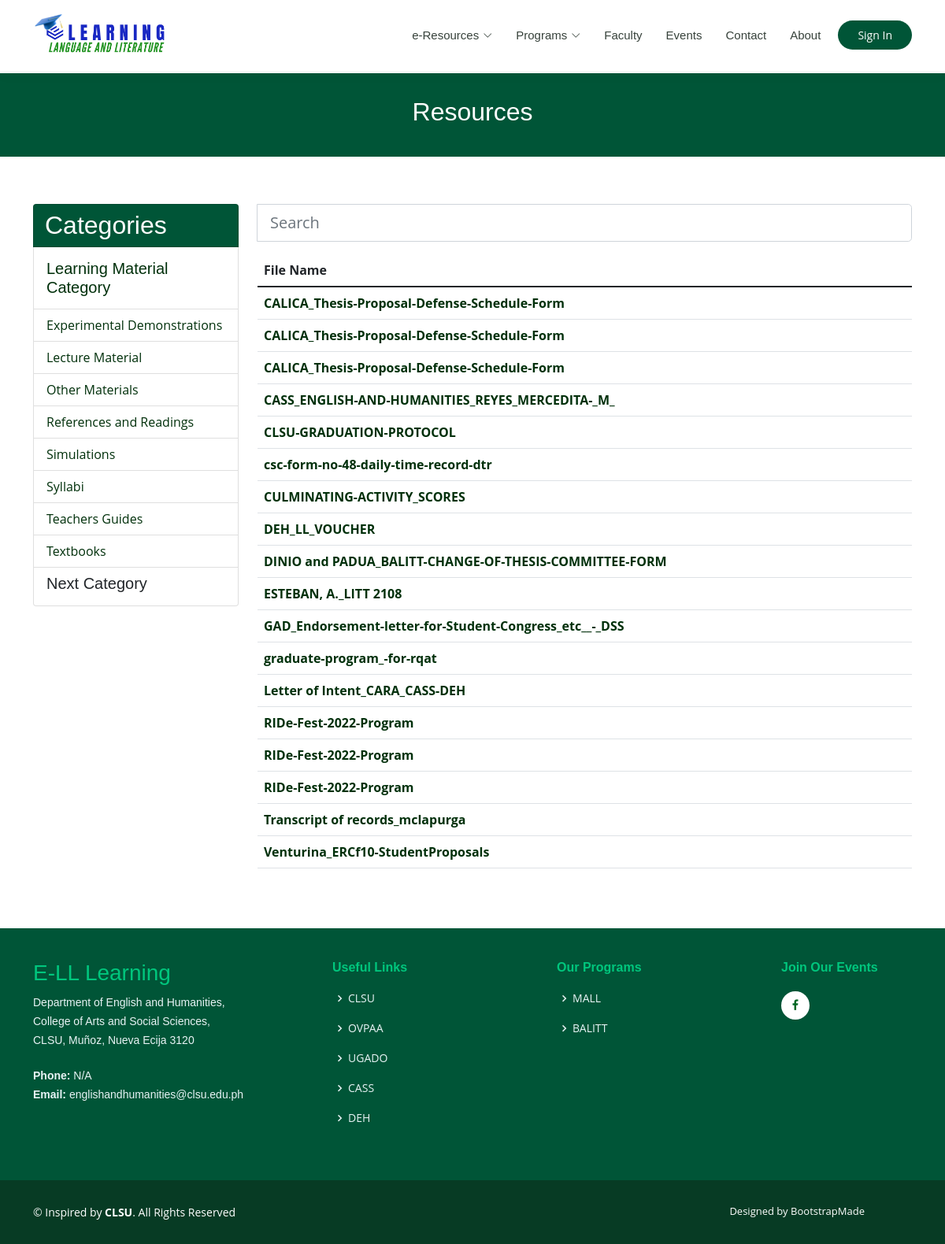
Page /public/resources.php on the earlier database version.
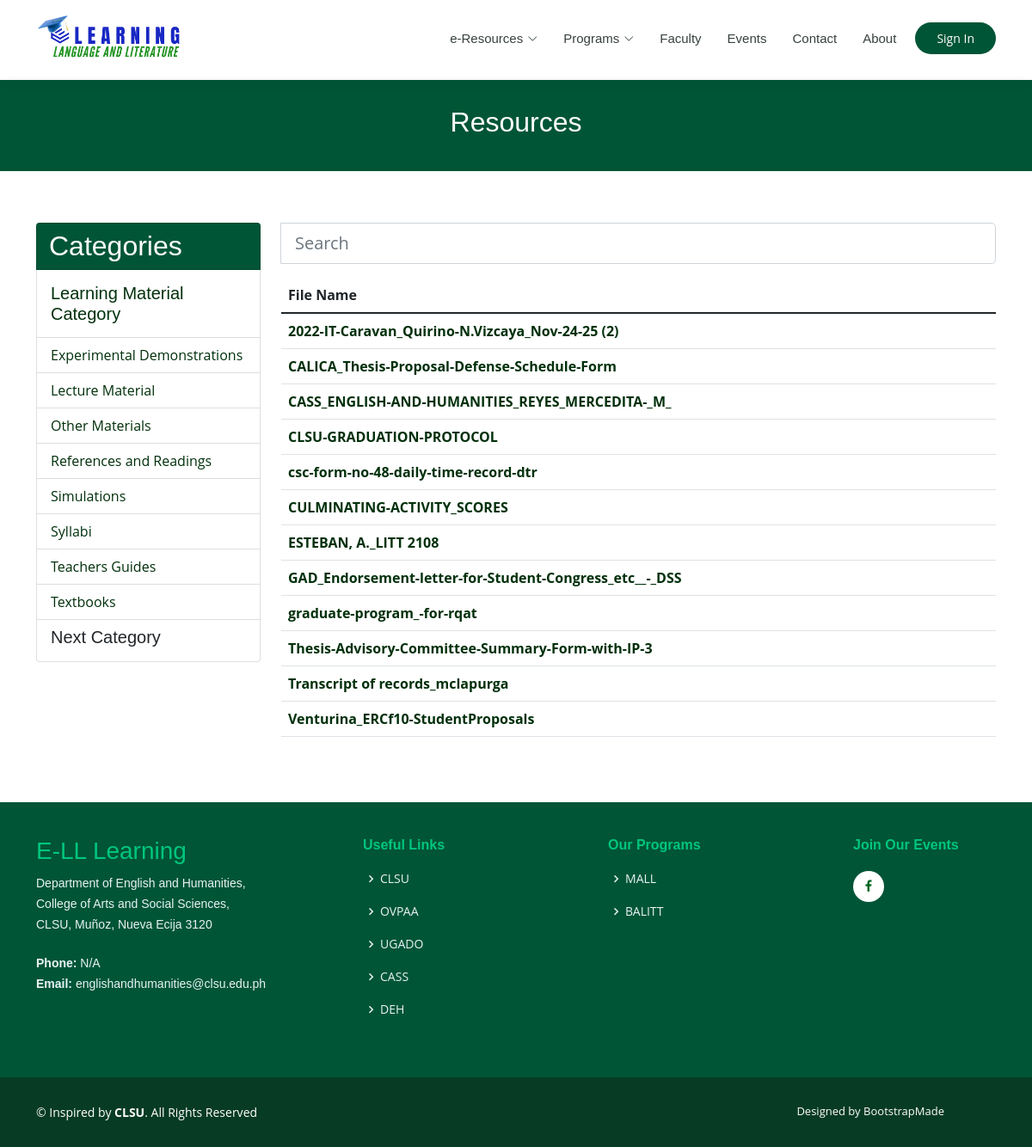
Same page on the later database version.
### tables this page shows
CREATE TABLE `materials` (
  `material_id` int(100) NOT NULL,
  `name` varchar(100) NOT NULL,
  `description` varchar(200) NOT NULL,
  `status` varchar(10) NOT NULL,
  `date_created` datetime(6) NOT NULL,
  `date_modified` datetime(6) NOT NULL
);

CREATE TABLE `resources` (
  `doc_id` int(100) NOT NULL,
  `doc_img` varchar(100) NOT NULL,
  `material_id` int(100) NOT NULL,
  `resource_type` varchar(10) NOT NULL,
  `title` varchar(100) NOT NULL,
  `file_size` int(100) NOT NULL,
  `file_type` varchar(10) NOT NULL,
  `description` varchar(10000) NOT NULL,
  `file_uploader_id` int(100) NOT NULL,
  `date` varchar(100) NOT NULL,
  `time` varchar(100) NOT NULL,
  `date_created` datetime NOT NULL,
  `date_modified` datetime NOT NULL,
  `status` varchar(100) NOT NULL
);

### public/resource_category.php (the view)
<ul class="list-group">
  <li class="list-group-item course-category">
    <h2>Categories</h2>
  </li>
  <li class="list-group-item">
    <h5 class="resources-category-subheader"><a href="resources.php">Learning Material Category</a></h5>
  </li>
  <?php
  $result = mysqli_query($conn, "select material_id, name, status from materials WHERE status!='archive' ORDER BY name ASC") or die("Query 1 is incorrect....");
  while (list($material_id, $name, $status) = mysqli_fetch_array($result)) {
    echo "
      <li class='list-group-item'><a href='resources.php?ID=$material_id'>$name</a></li>
  ";
  }
  ?>
  <li class="list-group-item">
    <h5>Next Category</h5>
  </li>
</ul>

### public/resource_content.php (shortened to what this page needs)
<?php
$resource_filter_type = '';
$search_value = !empty($search_resource_file) ? $search_resource_file : '';
?>
<div class="row" data-aos="zoom-in" data-aos-delay="1">
  <form class="">
    <div class="input-group mb-3">
      <input type="text" name="search_resources" class="form-control form-control-lg" placeholder="Search"
        value="<?php echo $search_value ?>">
    </div>
  </form>
  <div class="container">
    <?php
    if (!empty($search_resource_file)) {
      echo "<script>console.log(' This is boom : " . $search_resource_file . "');</script>";
      $result = mysqli_query($conn, "select doc_id, material_id, title, file_size, file_type, description, file_uploader_id, status from resources WHERE status!='archive' AND (`title` LIKE '%" . $search_resource_file . "%') OR (`file_type` LIKE '%" . $search_resource_file . "%') ORDER BY title ASC") or die("Query 1 is incorrect....");
    } else if (!empty($search_material_id)) {
      $result = mysqli_query($conn, "select doc_id, material_id, title, file_size, file_type, description, file_uploader_id, status from resources WHERE status!='archive' AND material_id = '$search_material_id' ORDER BY title ASC") or die("Query 1 is incorrect....");
    } else if (!empty($language)) {
      $result = mysqli_query($conn, "select doc_id, material_id, title, file_size, file_type, description, file_uploader_id, status from resources WHERE status!='archive' AND resource_type = '$language' ORDER BY title ASC") or die("Query 1 is incorrect....");
    } else if (!empty($resource_filter_type)) {
      $result = mysqli_query($conn, "select doc_id, material_id, title, file_size, file_type, description, file_uploader_id, status from resources WHERE status!='archive' AND resource_type = '$resource_filter_type' ORDER BY title ASC") or die("Query 1 is incorrect....");
    } else {
      $result = mysqli_query($conn, "select doc_id, material_id, title, file_size, file_type, description, file_uploader_id, status from resources WHERE status!='archive'ORDER BY title ASC") or die("Query 1 is incorrect....");
    }
    if (mysqli_num_rows($result) != 0) {
      echo "
      <table class='table table-stripe'>
        <thead>
          <tr>
            <th scope='col'>File Name</th>
          </tr>
        </thead>
          <tbody>
      ";
      while (list($doc_id, $material_id, $title, $file_size, $file_type, $description, $uploader_id, $status) = mysqli_fetch_array($result)) {
        $material_name = materialName($material_id);
        echo "
            <tr>
              <th><a href='resources-details.php?ID=$doc_id'>$title</a></th>
            </tr>
      ";
      }
      echo "
          </tbody>
        </table>
    ";
    } else {
      echo "<h1>Empty Learning Resources</h1>";
    }
    function materialName($material_id)
    {
      include '../include/connect.php';
      $result = mysqli_query($conn, "select name from materials WHERE material_id='$material_id'") or die("Query 1 is incorrect....");
      while (list($name) = mysqli_fetch_array($result)) {
        return $name;
      }
    }
    ?>
  </div>
</div>

Differences in the rows shown:
removed resources: title "CALICA_Thesis-Proposal-Defense-Schedule-Form"
removed resources: title "CALICA_Thesis-Proposal-Defense-Schedule-Form"
removed resources: title "DEH_LL_VOUCHER"
removed resources: title "DINIO and PADUA_BALITT-CHANGE-OF-THESIS-COMMITTEE-FORM"
removed resources: title "Letter of Intent_CARA_CASS-DEH"
removed resources: title "RIDe-Fest-2022-Program"
removed resources: title "RIDe-Fest-2022-Program"
removed resources: title "RIDe-Fest-2022-Program"
added resources: title "2022-IT-Caravan_Quirino-N.Vizcaya_Nov-24-25 (2)"
added resources: title "Thesis-Advisory-Committee-Summary-Form-with-IP-3"
